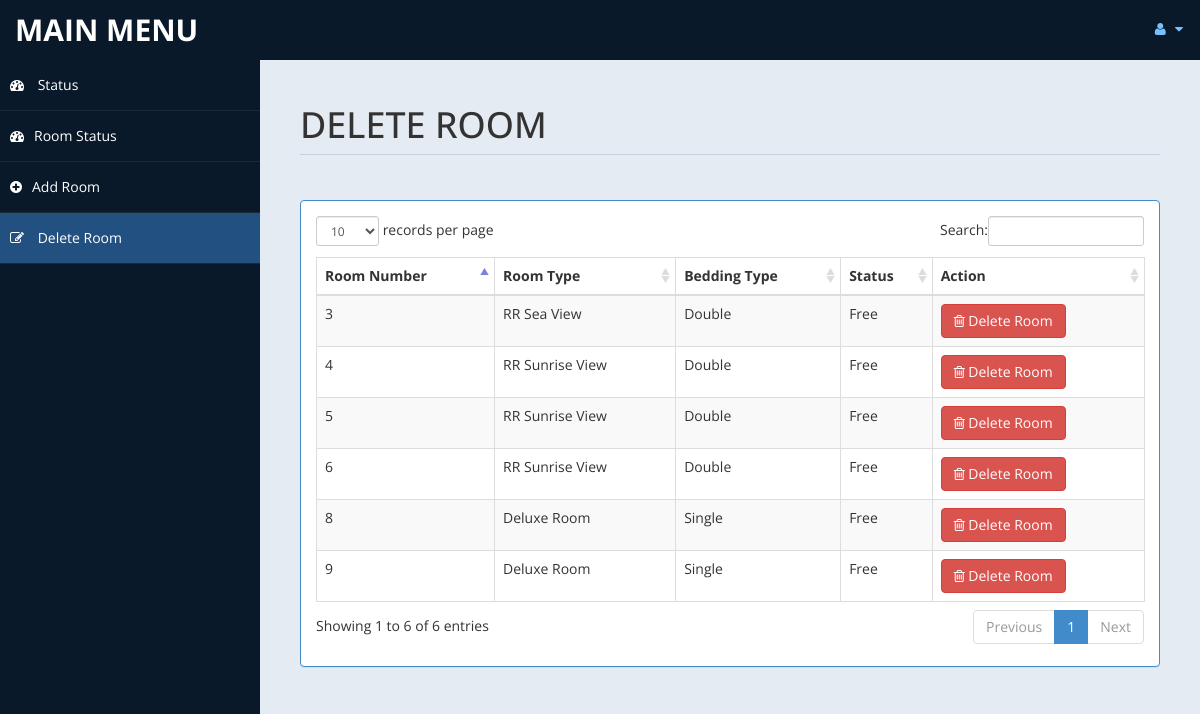
The app's page /admin/roomdel (signed in) with its own data.
### tables this page shows
CREATE TABLE `room` (
  `id_room` int(10) NOT NULL,
  `type` varchar(15) DEFAULT NULL,
  `bedding` varchar(10) DEFAULT NULL,
  `place` varchar(10) DEFAULT NULL,
  `no_room` int(5) NOT NULL,
  `cusid` varchar(10) DEFAULT NULL
);

### admin/roomdel.php (the view, shortened to what this page needs)
<?php
    include("includes/db.php");
?>
<!DOCTYPE html>
<html xmlns="http://www.w3.org/1999/xhtml">
<head>
    <link href="assets/css/bootstrap.css" rel="stylesheet" />
    <link href="assets/css/font-awesome.css" rel="stylesheet" />
    <link href="assets/css/custom-styles.css" rel="stylesheet" />
   <link rel="stylesheet" href="assets/css/dataTables.bootstrap.css">
</head>
<body>
<div id="wrapper">
        <nav class="navbar navbar-default top-navbar" role="navigation">
            <div class="navbar-header">
                <a class="navbar-brand" href="home.php">MAIN MENU </a>
            </div>
            <ul class="nav navbar-top-links navbar-right">
                <li class="dropdown">
                    <a class="dropdown-toggle" data-toggle="dropdown" href="#" aria-expanded="false">
                        <i class="fa fa-user fa-fw"></i> <i class="fa fa-caret-down"></i>
                    </a>
                </li>
            </ul>
        </nav>
        <nav class="navbar-default navbar-side" role="navigation">
            <div class="sidebar-collapse">
                <ul class="nav" id="main-menu">
                <li>
                    <a href="http://localhost/tugas_hotel/admin/home"><i class="fa fa-dashboard"></i> Status</a>
                    </li>
                    <li>
                        <a href="room"><i class="fa fa-dashboard"></i>Room Status</a>
                    </li>
					<li>
                        <a href="addroom"><i class="fa fa-plus-circle"></i>Add Room</a>
                    </li>
                    <li>
                        <a class="active-menu" href="roomdel"><i class="fa fa-pencil-square-o"></i> Delete Room</a>
                    </li>
            </div>
        </nav>
        <div id="page-wrapper" >
            <div id="page-inner">
			 <div class="row">
                    <div class="col-md-12">
                        <h1 class="page-header">
                           DELETE ROOM <small></small>
                        </h1>
                    </div>
                </div>
            <div class="row">
                <div class="col-sm-12">
                    <div class="panel panel-primary">
                        <div class="panel-body">
                            <table class="table table-bordered table-hover table-striped" id="dataTables-example">
                                <thead>
                                    <tr>
                                        <th>Room Number</th>
                                        <th>Room Type</th>
                                        <th>Bedding Type</th>
                                        <th>Status</th>
                                        <th>Action</th>
                                    </tr>
                                </thead>
                                <tbody>
                                    <?php
                                        $sql_nex = "SELECT * FROM room WHERE place = 'Free'";
                                        $query_nex = mysqli_query($con,$sql_nex);
                                        while($row = mysqli_fetch_assoc($query_nex)){
                                    ?>
                                    <tr>
                                        <td><?php echo $row["no_room"]; ?></td>
                                        <td><?php echo $row["type"]; ?></td>
                                        <td><?php echo $row["bedding"]; ?></td>
                                        <td><?php echo $row["place"]; ?></td>
                                        <td><a href="delroom?noroom=<?php echo $row['no_room']; ?>" class="btn btn-danger"><i class="fa fa-trash-o"></i> Delete Room</a></td>
                                    </tr>
                                    <?php } ?>
                                </tbody>
                            </table>
                        </div>
                    </div>
                </div>
            </div>
            </div>
        </div>
</body>
</html>

### admin/assets/css/custom-styles.css (style rules this page uses)
body { font-family: 'Open Sans', sans-serif; }
#wrapper { width: 100%; background:#09192A; }
#page-wrapper { padding: 15px 15px; min-height: 600px; background:#E5EBF2; }
#page-inner { width:100%; margin:10px 20px 10px 0px; background-color:transparent; padding:10px; min-height:1200px; }
h1, .h1, h2, .h2, h3, .h3 { margin-top: 7px; margin-bottom: -5px; }
.page-header { padding-bottom: 9px; margin: 10px 0 45px; border-bottom: 1px solid #C7D1DD; }
.top-navbar { margin:0px; }
.top-navbar .navbar-brand { color: #fff; width: 260px; text-align: left; height: 60px; font-size: 30px; font-weight: 700; text-transform: uppercase; line-height: 30px; }
.top-navbar .nav > li { position: relative; display: inline-block; }
.top-navbar .nav > li > a { position: relative; display: block; padding: 19px 15px; color: #77C0FD; }
.active-menu { background-color:#225081!important; }
.sidebar-collapse , .sidebar-collapse .nav { background:none; }
.sidebar-collapse .nav { padding:0; }
.sidebar-collapse .nav > li > a { color:#fff; background:transparent; text-shadow:none; }
.sidebar-collapse > .nav > li > a { padding:15px 10px; }
.sidebar-collapse > .nav > li { border-bottom: 1px solid rgba(107, 108, 109, 0.19); }
.navbar-side { border:none; background-color: transparent; }
.top-navbar { background:#09192A; border-bottom:none; }
.top-navbar .nav > li > a > i { margin-right: 2px; }
.navbar-default { border:0px solid black; }
.navbar-header { background: #09192A; }
.nav > li > a > i { margin-right:10px; }
@media (min-width:768px) { #page-wrapper { margin: 0 0 0 260px; padding: 15px 30px; min-height: 1200px; } }
@media (min-width:768px) { .navbar-side { z-index: 1; position: absolute; width: 260px; } }
@media (min-width:768px) { .navbar { border-radius: 0px; } }

### records on screen
room: no_room "3", type "RR Sea View", bedding "Double", place "Free"
room: no_room "4", type "RR Sunrise View", bedding "Double", place "Free"
room: no_room "5", type "RR Sunrise View", bedding "Double", place "Free"
room: no_room "6", type "RR Sunrise View", bedding "Double", place "Free"
room: no_room "8", type "Deluxe Room", bedding "Single", place "Free"
room: no_room "9", type "Deluxe Room", bedding "Single", place "Free"
